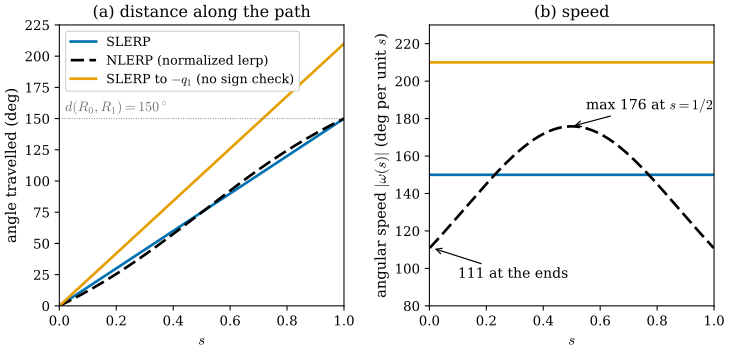

This figure's Python source:
"""Figure 28.4.1: SLERP moves at constant angular speed along the geodesic; NLERP and the wrong sign do not
(Section 28.4).

Two rotations R0 = I and R1 = Exp(150 deg * n) (n a fixed unit axis), quaternions q0 = (1, 0, 0, 0) and q1 with
<q0, q1> = cos 75 deg > 0. For 0 <= s <= 1:
  blue   : SLERP(q0, q1; s)                         [Shoemake85]
  black  : NLERP, (1 - s) q0 + s q1 normalized       (same path, different speed)
  orange : SLERP(q0, -q1; s), i.e. without the sign check (same end rotation, the long way round)
(a) the angle travelled along the path, int_0^s |omega(u)| du in degrees, where omega is the angular velocity of
    R(s) (computed by finite differences of Log(R(s)^T R(s + h)));
(b) the angular speed |omega(s)| in degrees per unit s.
Self-check: SLERP equals R0 Exp(s Log(R0^T R1)) (the bi-invariant geodesic of Tour Remark 0.8.4) to 1e-12; its speed is
150 deg everywhere; NLERP has the same end points and passes through the same rotations; the wrong-sign path has
speed 210 deg and ends at R1.

Run from the project root:
``PYTHONPATH=tools python3 chapters/28-lie-groups-poses/figures/fig-28-4-1-slerp.py``
"""

import os
import pathlib
import sys

os.environ.setdefault("OMP_NUM_THREADS", "4")
os.environ.setdefault("OPENBLAS_NUM_THREADS", "4")
sys.path.insert(0, str(pathlib.Path(__file__).resolve().parents[1] / "lib"))
import dglie as L  # noqa: E402

import dgfig  # noqa: E402

dgfig.setup()

import matplotlib.pyplot as plt  # noqa: E402
import numpy as np  # noqa: E402

C = dgfig.COLORS
n = np.array([0.3, -0.5, 0.81])
n /= np.linalg.norm(n)
TH = np.radians(150)
q0 = np.array([1.0, 0, 0, 0])
q1 = L.expq(TH * n)
R1 = L.q_to_R(q1)
assert q0 @ q1 > 0

ss = np.linspace(0, 1, 401)
paths = {
    "slerp": [L.q_to_R(L.slerp(q0, q1, s)) for s in ss],
    "nlerp": [L.q_to_R(((1 - s) * q0 + s * q1) / np.linalg.norm((1 - s) * q0 + s * q1)) for s in ss],
    "wrong": [L.q_to_R(L.slerp(q0, -q1, s, shortest=False)) for s in ss],
}
for s, Rs in zip(ss[::40], paths["slerp"][::40]):
    assert np.allclose(Rs, L.expSO3(s * L.logSO3(R1)), atol=1e-12)
for k in paths:
    assert np.allclose(paths[k][-1], R1, atol=1e-12)
# NLERP passes through the same rotations (all on the one-parameter subgroup of n)
for Rn in paths["nlerp"][::50]:
    w = L.logSO3(Rn)
    assert np.linalg.norm(np.cross(w, n)) < 1e-12


def speed(Rs):
    ds = ss[1] - ss[0]
    return np.array([np.linalg.norm(L.logSO3(Rs[k].T @ Rs[k + 1])) / ds for k in range(len(Rs) - 1)])


sp = {k: np.degrees(speed(v)) for k, v in paths.items()}
assert np.allclose(sp["slerp"], 150, atol=1e-6)
assert np.allclose(sp["wrong"], 210, atol=1e-6)
mid = 0.5 * (ss[1:] + ss[:-1])
trav = {k: np.concatenate([[0], np.cumsum(v) * (ss[1] - ss[0])]) for k, v in sp.items()}

fig, (ax, bx) = plt.subplots(1, 2, figsize=(8.8, 3.8), gridspec_kw=dict(wspace=0.3))
sty = [("slerp", C["tangent"], "-", "SLERP"), ("nlerp", C["main"], (0, (5, 2)), "NLERP (normalized lerp)"),
       ("wrong", C["accent"], "-", r"SLERP to $-q_1$ (no sign check)")]
for k, col, ls, lab in sty:
    ax.plot(ss, trav[k], color=col, ls=ls, lw=2.0, label=lab)
    bx.plot(mid, sp[k], color=col, ls=ls, lw=2.0, label=lab)
ax.axhline(150, color=C["aux"], lw=0.7, ls=":")
ax.text(0.02, 156, r"$d(R_0, R_1) = 150^\circ$", fontsize=10.5, color=C["aux"])
ax.set_xlabel(r"$s$")
ax.set_ylabel("angle travelled (deg)")
ax.set_title("(a) distance along the path", fontsize=12)
ax.set_xlim(0, 1)
ax.set_ylim(0, 225)
ax.legend(loc="upper left", fontsize=9.5, frameon=True, framealpha=0.95)
bx.set_xlabel(r"$s$")
bx.set_ylabel(r"angular speed $|\omega(s)|$ (deg per unit $s$)")
bx.set_title("(b) speed", fontsize=12)
bx.set_xlim(0, 1)
bx.set_ylim(80, 230)
bx.annotate(r"max %.0f at $s = 1/2$" % sp["nlerp"].max(), xy=(0.5, sp["nlerp"].max()), xytext=(0.55, 185),
            fontsize=10.5, arrowprops=dict(arrowstyle="->", lw=0.9))
bx.annotate(r"%.0f at the ends" % sp["nlerp"][0], xy=(0.01, sp["nlerp"][0]), xytext=(0.1, 95), fontsize=10.5,
            arrowprops=dict(arrowstyle="->", lw=0.9))

print(f"NLERP speed: ends {sp['nlerp'][0]:.1f}, middle {sp['nlerp'].max():.1f} deg")
dgfig.save(fig, __file__)
